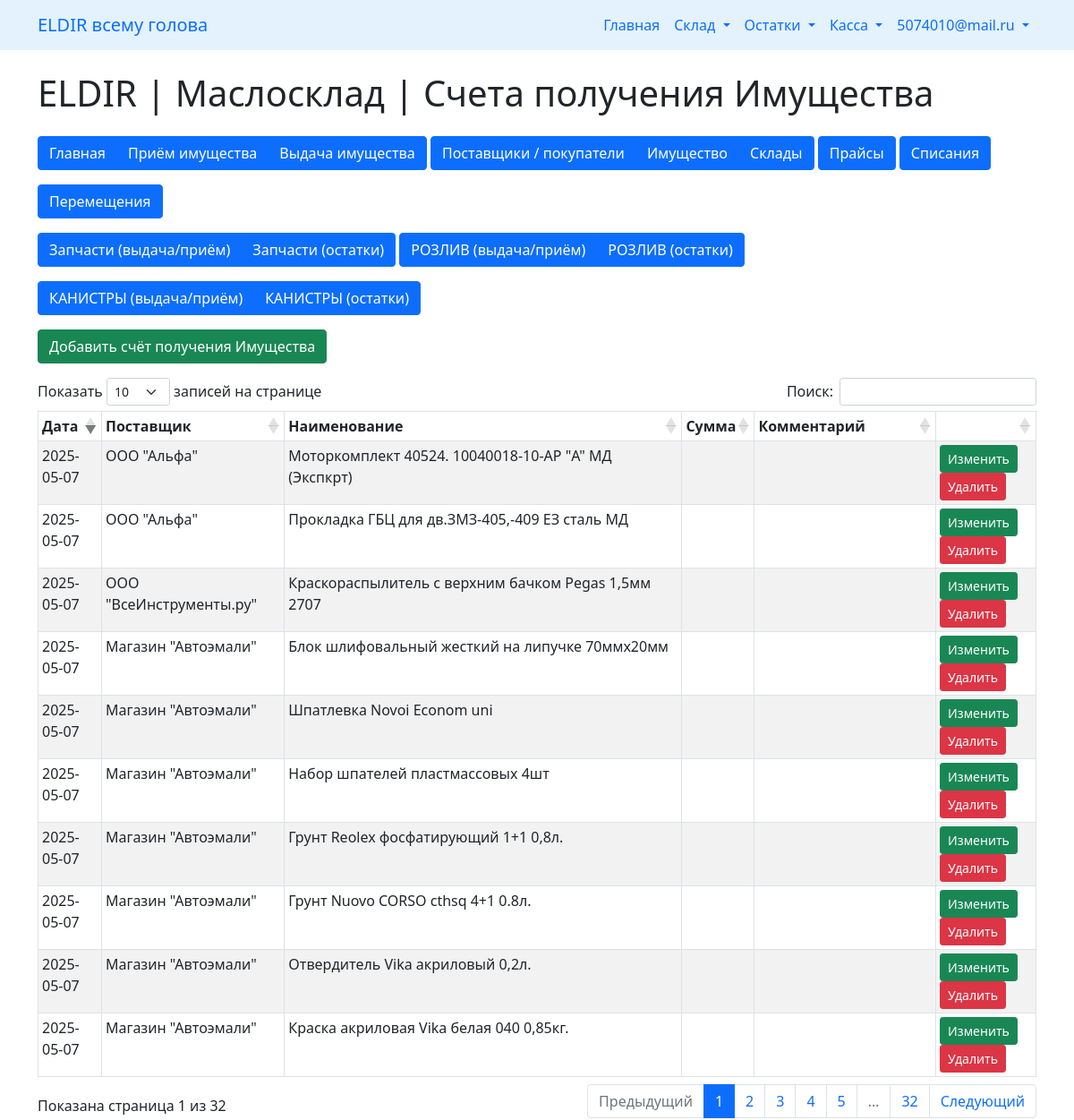
The app's page /maslosklad/act/index.php (signed in) with its own data.
### tables this page shows
CREATE TABLE `maslosklad` (
  `id` int(11) NOT NULL,
  `sign_of_calculation` varchar(100) NOT NULL COMMENT 'признак расчёта',
  `suppliers_id` int(11) NOT NULL COMMENT 'id поставщика',
  `buyers_id` int(11) NOT NULL COMMENT 'id покупателя',
  `property_id` int(11) NOT NULL COMMENT 'имущество',
  `count` int(11) NOT NULL COMMENT 'количество',
  `place_id` int(11) NOT NULL COMMENT 'Место хранения',
  `purpose` varchar(200) NOT NULL,
  `summa` decimal(10,2) NOT NULL COMMENT 'сумма заказа',
  `output` int(11) NOT NULL COMMENT '0 - на балансе кассы, 1 - вывод вне',
  `comment` varchar(200) NOT NULL,
  `confirm` int(11) NOT NULL DEFAULT '0',
  `date_operations` date NOT NULL COMMENT 'дата операции',
  `status` int(11) NOT NULL COMMENT '0 - не оплачен / 1 -  оплачен',
  `type_pay` int(11) NOT NULL COMMENT '0 - нал / 1 - безнал',
  `invoice_number` int(11) NOT NULL COMMENT 'номер счёта',
  `relocation` int(11) NOT NULL COMMENT 'Перемещение',
  `date_operations_relocation` date NOT NULL COMMENT 'дата перемещения',
  `write_off` int(11) NOT NULL COMMENT 'Списание с баланса',
  `is_deleted` int(11) NOT NULL DEFAULT '0' COMMENT 'признак удаления'
);

CREATE TABLE `maslosklad_suppliers` (
  `id` int(11) NOT NULL,
  `name` varchar(250) NOT NULL,
  `is_deleted` int(11) NOT NULL
);

CREATE TABLE `maslosklad_property` (
  `id` int(11) NOT NULL,
  `name` varchar(200) NOT NULL COMMENT 'наименование имущества',
  `article` varchar(255) NOT NULL COMMENT 'Артикул ',
  `type` int(11) NOT NULL COMMENT 'категория имущества',
  `volume` float NOT NULL COMMENT 'Объём для розлива',
  `is_deleted` int(11) NOT NULL DEFAULT '0' COMMENT 'признак удаления'
);

### maslosklad/act/index.php (the view, shortened to what this page needs)
<!doctype html>
<html lang="en">
  <head>
    <link href="https://cdn.jsdelivr.net/npm/bootstrap@5.1.3/dist/css/bootstrap.min.css" rel="stylesheet">
    <link rel="stylesheet" href="//cdn.jsdelivr.net/npm/alertifyjs@1.13.1/build/css/alertify.min.css"/>
</head>
<body>
    <? require_once('../../nav.php'); ?>
    <div class="container mt-4">
        <div class="row">
            <div class="col-md-12">
                <h1>ELDIR | Маслосклад | Счета получения Имущества </h1>
            </div>
        </div>
        <? require_once('../nav_sklad.php'); ?>
        <div class="row mt-3">
            <div class="col-md-6">
                <button type="button" class="btn btn-success" data-bs-toggle="modal" data-bs-target="#infoAddModal">
                    Добавить счёт получения Имущества
                </button>
            </div>
        </div>
        <div class="row mt-3">
            <div class="col-md-12">
                <div class="table-responsive-sm">
                    <table id="myTable" class=" table table-bordered table-striped table-sm table-hover">
                        <thead>
                            <tr>
                                <th>Дата</th>
                                <th>Поставщик</th>
                                <th>Наименование</th>
                                <th>Сумма</th>
                                <th>Комментарий</th>
                                <th></th>
                            </tr>
                        </thead>
                        <tbody>
                            <?php
                            require __DIR__ . '/../../dbcon.php';
                            $query = "SELECT s.id as id, sp.article, sp.name as property_name, spt.name as type_name, s.count, s.date_operations, spp.name as place, s.comment, ms.name as name_suppliers
                                        FROM `maslosklad` s
                                        LEFT JOIN `maslosklad_property` sp ON s.property_id = sp.id
                                        LEFT JOIN `maslosklad_property_type` spt ON sp.type = spt.id
                                        LEFT JOIN `maslosklad_property_place` spp ON s.place_id = spp.id
                                        LEFT JOIN `maslosklad_suppliers` ms ON s.suppliers_id = ms.id
                                        WHERE sp.is_deleted = 0 AND s.sign_of_calculation = 'priemka' ";
                            $query_run = mysqli_query($con, $query);
                            if(mysqli_num_rows($query_run) > 0)
                            {
                                foreach($query_run as $property)
                                {
                                    ?>
                                    <tr>
                                        <td><?= $property['date_operations'] ?></td>
                                        <td><?= $property['name_suppliers'] ?></td>
                                        <td><?= $property['property_name'] ?></td>
                                        <td><?= $property['summa'] ?></td>
                                        <td><?= $property['comment'] ?></td>
                                        <td>
                                            <button type="button" value="<?=$property['id'];?>" class="editInfoBtn btn btn-success btn-sm">Изменить</button>
                                            <button type="button" value="<?=$property['id'];?>" class="deleteInfoBtn btn btn-danger btn-sm">Удалить</button>
                                        </td>
                                    </tr>
                                    <?php
                                }
                            }
                            ?>
                        </tbody>
                    </table>
                </div>
            </div>
        </div>
    </div>
    <link rel="stylesheet" href="//cdn.datatables.net/1.13.4/css/dataTables.bootstrap5.min.css"/>
</body>
</html>

### records on screen
maslosklad: date_operations "2025-05-07", maslosklad_suppliers.name "ООО \"Альфа\"", maslosklad_property.name "Моторкомплект 40524. 10040018-10-AP \"А\" МД (Экспкрт)", $property['id'] 691 (drawn)
maslosklad: date_operations "2025-05-07", maslosklad_suppliers.name "ООО \"Альфа\"", maslosklad_property.name "Прокладка ГБЦ для дв.ЗМЗ-405,-409 ЕЗ сталь МД", $property['id'] 692 (drawn)
maslosklad: date_operations "2025-05-07", maslosklad_suppliers.name "ООО \"ВсеИнструменты.ру\"", maslosklad_property.name "Краскораспылитель с верхним бачком Pegas 1,5мм 2707", $property['id'] 693 (drawn)
maslosklad: date_operations "2025-05-07", maslosklad_suppliers.name "Магазин \"Автоэмали\"", maslosklad_property.name "Блок шлифовальный жесткий на липучке 70ммх20мм", $property['id'] 695 (drawn)
maslosklad: date_operations "2025-05-07", maslosklad_suppliers.name "Магазин \"Автоэмали\"", maslosklad_property.name "Шпатлевка Novoi Econom uni", $property['id'] 697 (drawn)
maslosklad: date_operations "2025-05-07", maslosklad_suppliers.name "Магазин \"Автоэмали\"", maslosklad_property.name "Набор шпателей пластмассовых 4шт", $property['id'] 699 (drawn)
maslosklad: date_operations "2025-05-07", maslosklad_suppliers.name "Магазин \"Автоэмали\"", maslosklad_property.name "Грунт Reolex фосфатирующий 1+1 0,8л.", $property['id'] 701 (drawn)
maslosklad: date_operations "2025-05-07", maslosklad_suppliers.name "Магазин \"Автоэмали\"", maslosklad_property.name "Грунт Nuovo CORSO cthsq 4+1 0.8л.", $property['id'] 703 (drawn)
maslosklad: date_operations "2025-05-07", maslosklad_suppliers.name "Магазин \"Автоэмали\"", maslosklad_property.name "Отвердитель Vika акриловый 0,2л.", $property['id'] 705 (drawn)
maslosklad: date_operations "2025-05-07", maslosklad_suppliers.name "Магазин \"Автоэмали\"", maslosklad_property.name "Краска акриловая Vika белая 040 0,85кг.", $property['id'] 707 (drawn)

### other values on screen
$_SESSION['loginemail'] "5074010@mail.ru"
